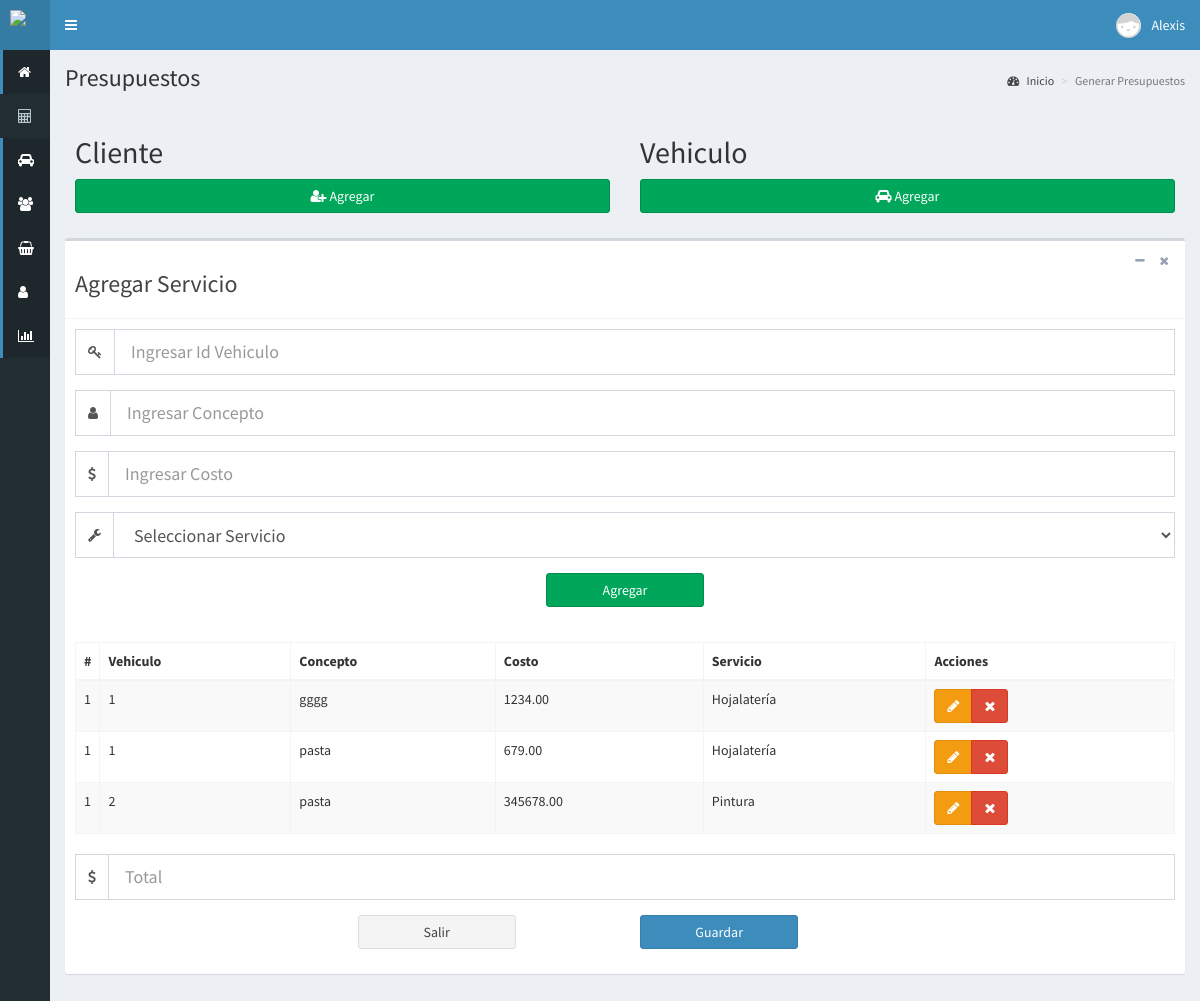
The page /presupuesto (signed in) on the database its author committed.
### tables this page shows
CREATE TABLE `servicio` (
  `codigo` int(11) NOT NULL,
  `concepto` text DEFAULT NULL,
  `costo` decimal(10,2) NOT NULL,
  `tipo` varchar(80) DEFAULT NULL,
  `Id_v` int(11) NOT NULL
);

### controladores/plantilla.controlador.php (called while the page is built)
<?php
class ControladorPlantilla{
	public static function ctrPlantilla(){
		include "vistas/plantilla.php";
	}
}

### index.php (called while the page is built, shortened)
<?php
require_once "controladores/plantilla.controlador.php";
require_once "controladores/servicio.controlador.php";
require_once "modelos/servicio.modelo.php";
$plantilla = new ControladorPlantilla();
$plantilla -> ctrPlantilla();

### controladores/servicio.controlador.php (called while the page is built, shortened)
<?php
class ControladorServicios{
    public static function ctrMostrarServicio($item,$valor){
        $tabla = "servicio";
        $respuesta = ModeloServicio::MdlMostrarServicio($tabla,$item,$valor);
        return $respuesta;
    }
}

### modelos/conexion.php (called while the page is built)
<?php
class Conexion{
	 public static function conectar(){
		$link = new PDO("mysql:host=localhost;dbname=luismart",
			            "root",
			            "");
		$link -> exec("set names utf8");
		return $link;
	}
}

### modelos/servicio.modelo.php (called while the page is built, shortened)
<?php
require_once "conexion.php";
class ModeloServicio{
	public static function MdlMostrarServicio($tabla, $item, $valor){
		if($item != null){
			$stmt = Conexion::conectar()->prepare("SELECT * FROM $tabla WHERE $item = :$item");
		   $stmt -> bindParam(":".$item, $valor, PDO::PARAM_STR);
		   $stmt -> execute();
		   return $stmt -> fetch();
		}else{
			$stmt = Conexion::conectar()->prepare("SELECT * FROM $tabla");
		   $stmt -> execute();
		   return $stmt -> fetchAll();
		}
   }
}

### vistas/modulos/presupuesto.php (the view, shortened to what this page needs)
<div class="content-wrapper">
  <section class="content-header">
    <h1>
      Presupuestos
    </h1>
    <ol class="breadcrumb">
      <li><a href="#"><i class="fa fa-dashboard"></i> Inicio</a></li>
      <li class="active">Generar Presupuestos</li>
    </ol>
  </section>
  <section class="content">
    <div class="box-body">
      <div class="row">
        <div class="col-md-6">
          <div class="form-group">
            <h2>Cliente</h2>
            <button class="btn btn-block btn-success" data-toggle="modal" data-target="#modalAgregarC"><i class="fa fa-user-plus" aria-hidden="true"></i> Agregar</button>
          </div>
        </div>
        <div class="col-md-6">
          <div class="form-group">
            <h2>Vehiculo</h2>
            <button class="btn btn-block btn-success" data-toggle="modal" data-target="#modalAgregarV"><i class="fa fa-car" aria-hidden="true"></i> Agregar</button>
          </div>
        </div>
      </div>
    </div>
    <div class="box">
      <div class="box-header with-border">
        <h3>Agregar Servicio</h3>
        <div class="box-tools pull-right">
          <button type="button" class="btn btn-box-tool" data-widget="collapse" data-toggle="tooltip" title="Collapse">
            <i class="fa fa-minus"></i></button>
          <button type="button" class="btn btn-box-tool" data-widget="remove" data-toggle="tooltip" title="Remove">
            <i class="fa fa-times"></i></button>
        </div>
      </div>
      <div class="box-body">
        <form role="form" method="post" enctype="multipart/form-darta">
          <div class="form-group">
            <div class="input-group">
              <span class="input-group-addon"><i class="fa fa-key"></i></span>
              <input type="text" class="form-control input-lg" name="nuevoV" placeholder="Ingresar Id Vehiculo" required>
            </div>
          </div>
          <div class="form-group">
            <div class="input-group">
              <span class="input-group-addon"><i class="fa fa-user"></i></span>
              <input type="text" class="form-control input-lg" name="nuevoConcepto" placeholder="Ingresar Concepto" required>
            </div>
          </div>
          <div class="form-group">
            <div class="input-group">
              <span class="input-group-addon"><i class="fa fa-usd"></i></span>
              <input type="number" class="form-control input-lg" name="nuevoCosto" placeholder="Ingresar Costo" required>
            </div>
          </div>
          <div class="form-group">
            <div class="input-group">
              <span class="input-group-addon"><i class="fa fa-wrench"></i></span>
              <select class="form-control input-lg" name="nuevoServicio">
                <option value="">Seleccionar Servicio</option>
              </select>
            </div>
          </div>
          <div class="row justify-content-center">
            <div class="col-md-2 col-md-offset-5">
              <div class="form-group">
                <button type="submit" class="btn btn-block btn-success">Agregar</button>
              </div>
            </div>
          </div>
        </form>
      </div>
      <div class="box-body">
        <form role="form" method="post" enctype="multipart/form-darta">
          <table class="table table-bordered table-striped dt-responsive tablas">
            <thead>
              <tr>
                <th style="width: 10px">#</th>
                <th>Vehiculo</th>
                <th>Concepto</th>
                <th>Costo</th>
                <th>Servicio</th>
                <th>Acciones</th>
              </tr>
            </thead>
            <tbody>
              <?php
              $item = null;
              $valor = null;
              $clientes = ControladorServicios::ctrMostrarServicio($item, $valor);
              foreach ($clientes as $key => $value) {
                echo '<tr>
                  <td>1</td>
                  <td>' . $value["Id_v"] . '</td>
                  <td>' . $value["concepto"] . '</td>
                  <td>' . $value["costo"] . '</td>
                  <td>' . $value["tipo"] . '</td>
                  <td>
                    <div class="btn-group">
                      <button class="btn btn-warning"><i class="fa fa-pencil"></i></button>
                      <button class="btn btn-danger"><i class="fa fa-times"></i></button>
                    </div>
                  </td>
                </tr>';
              }
              ?>
            </tbody>
          </table>
          <div class="form-group">
            <div class="input-group">
              <span class="input-group-addon"><i class="fa fa-usd"></i></span>
              <input type="number" class="form-control input-lg" name="nuevoTotal" placeholder="Total" required>
            </div>
          </div>
          <div class="row justify-content-center">
            <div class="col-md-2 col-md-offset-3">
              <div class="form-group">
                <button type="button" class="btn btn-block btn-default">Salir</button>
              </div>
            </div>
            <div class="col-md-2 col-md-offset-1">
              <div class="form-group">
                <button type="submit" class="btn btn-block btn-primary">Guardar</button>
              </div>
            </div>
          </div>
        </form>
      </div>
    </div>
  </section>
</div>

### rows shown on the page
servicio: Id_v "1", concepto "gggg", costo "1234.00", tipo "Hojalatería"
servicio: Id_v "1", concepto "pasta", costo "679.00", tipo "Hojalatería"
servicio: Id_v "2", concepto "pasta", costo "345678.00", tipo "Pintura"

### other values the page prints
$_SESSION["nombre"] "Alexis"
